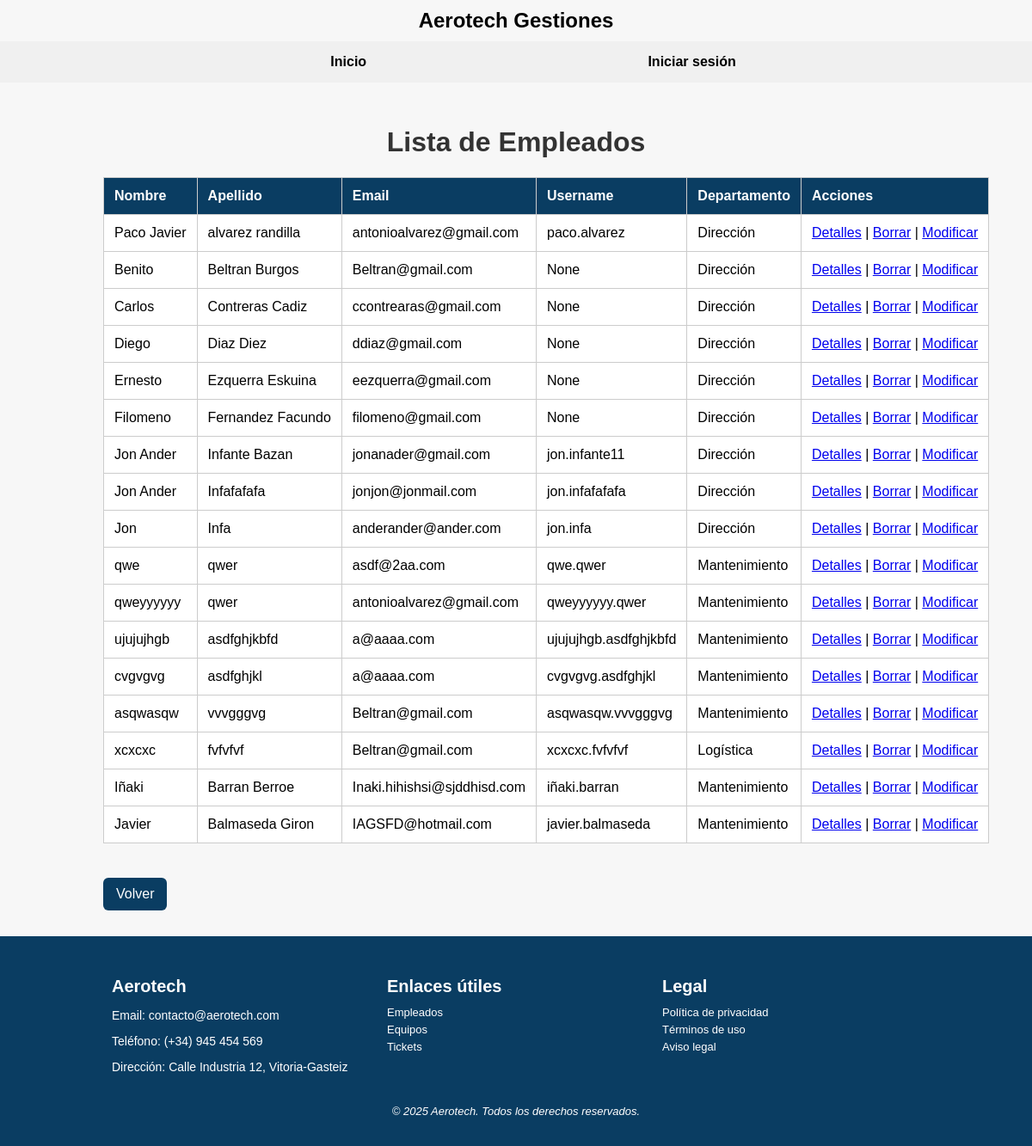
The app's page /Aerotech/lista_empleado/, older data.
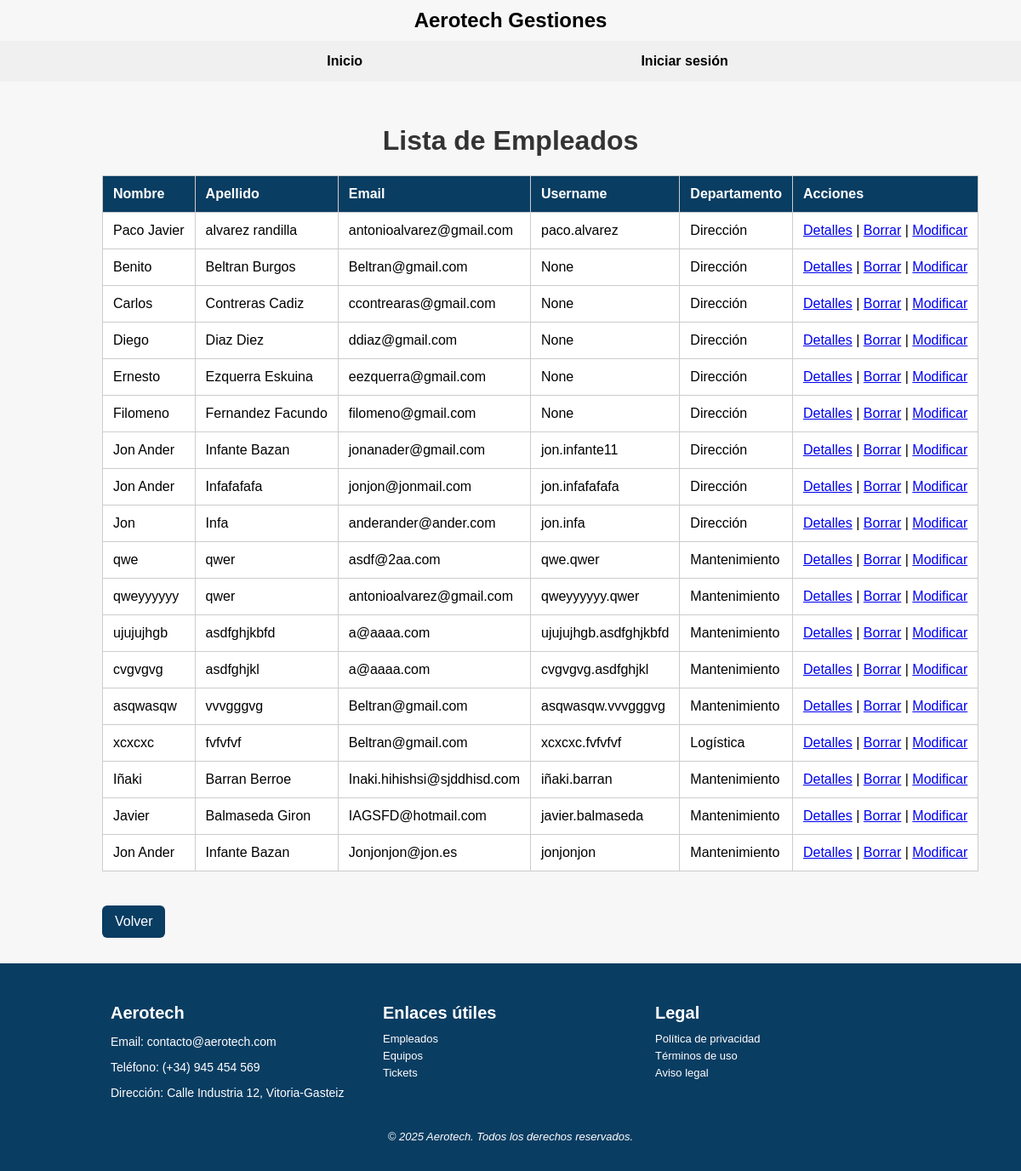
The same page, newer data.
### Aerotech/models.py (models this page shows, shortened)
class Empleado(models.Model):
    DEPARTAMENTOS = [
        ('Dirección', 'Dirección'),
        ('Mantenimiento', 'Mantenimiento'),
        ('Logística', 'Logística'),
    ]
    dni = models.CharField(max_length=9, unique=True)
    nombre = models.CharField(max_length=100)
    apellidos = models.CharField(max_length=150)
    email = models.EmailField()
    telefono = models.CharField(max_length=15)
    username = models.CharField(max_length=150, unique=True, null=True, blank=True)
    departamento = models.CharField(max_length=50, choices=DEPARTAMENTOS)
    password = models.CharField(max_length=100, default="")   # PRUEBA PARA VER SI FUNCIONA EL LOGGER y pss VACIA

### Aerotech/views.py (the view)
# urls.py: path('lista_empleado/', views.ListaEmpleados.as_view(), name='lista-empleados'),
class ListaEmpleados(ListView):
    model = Empleado
    template_name = 'lista_empleados.html'
    context_object_name = 'empleados'

### Aerotech/templates/lista_empleados.html (shortened to what this page needs)
{% extends 'base.html' %}
{% block content %}
<h1>Lista de Empleados</h1>
<table>
    <thead>
        <tr>
            <th>Nombre</th>
            <th>Apellido</th>
            <th>Email</th>
            <th>Username</th>
            <th>Departamento</th>
            <th>Acciones</th>
        </tr>
    </thead>
    <tbody>
        {% for empleado in empleados %}
        <tr>
            <td>{{ empleado.nombre }}</td>
            <td>{{ empleado.apellidos }}</td>
            <td>{{ empleado.email }}</td>
            <td>{{ empleado.username }}</td>
            <td>{{ empleado.departamento}}</td>
            <td>
                <a href="{% url 'detalles-empleado' empleado.id %}">Detalles</a> |
                <a href="{% url 'eliminar-empleado' empleado.id %}">Borrar</a> |
                <a href="{% url 'modificar-empleado' empleado.id %}">Modificar</a>
            </td>
        </tr>
        {% empty %}
        <tr>
            <td colspan="4">No hay empleados disponibles.</td>
        </tr>
        {% endfor %}
    </tbody>
</table>
<a class="btn" href="{% url 'home' %}">Volver</a>
{% endblock %}

Row changes from the older to the newer data that the page shows:
added Empleado: nombre "Jon Ander", apellidos "Infante Bazan", email "Jonjonjon@jon.es", username "jonjonjon", departamento "Mantenimiento"
